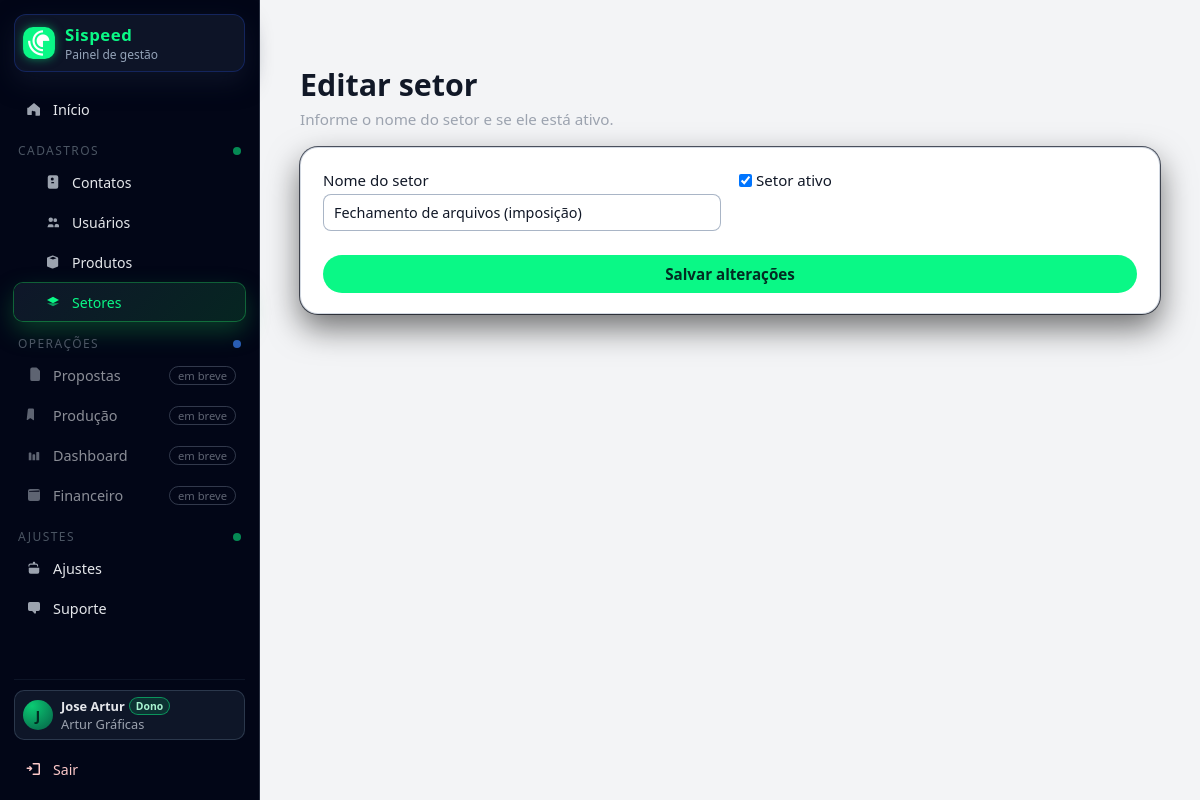
Page /setores/6/editar/ (signed in) on the committed database.
### core/models.py (models this page shows, shortened)
class UserCompany(models.Model):
    user = models.OneToOneField(
        settings.AUTH_USER_MODEL,
        on_delete=models.CASCADE,
        related_name="company_link",
    )
    company = models.ForeignKey(
        Company,
        on_delete=models.CASCADE,
        related_name="users",
    )
    is_owner = models.BooleanField(
        "Dono da empresa",
        default=False,
        help_text="Usuário principal, não pode perder acesso.",
    )
    class Meta:
        verbose_name = "Usuário da empresa"
        verbose_name_plural = "Usuários da empresa"
        ordering = ["company", "user__username"]

class Company(models.Model):
    name = models.CharField("Nome da empresa", max_length=255)
    cnpj = models.CharField("CNPJ", max_length=18, blank=True, null=True)
    email = models.EmailField("E-mail", unique=True)
    phone = models.CharField("Telefone", max_length=20, blank=True, null=True)
    created_at = models.DateTimeField(auto_now_add=True)
    cep = models.CharField("CEP", max_length=9, blank=True, null=True)
    address = models.CharField("Endereço", max_length=255, blank=True, null=True)
    number = models.CharField("Número", max_length=20, blank=True, null=True)
    district = models.CharField("Bairro", max_length=100, blank=True, null=True)
    city = models.CharField("Cidade", max_length=100, blank=True, null=True)
    uf = models.CharField("UF", max_length=2, blank=True, null=True)
    logo = models.ImageField(
        "Logo da empresa",
        upload_to=company_logo_upload_path,
        blank=True,
        null=True,
    )
    whatsapp_default_message = models.TextField(
        "Mensagem padrão do WhatsApp",
        blank=True,
        null=True,
        help_text="Mensagem sugerida ao iniciar uma conversa pelo WhatsApp.",
    )
    class Meta:
        verbose_name = "Empresa"
        verbose_name_plural = "Empresas"

class Sector(models.Model):
    company = models.ForeignKey(
        Company,
        on_delete=models.CASCADE,
        related_name="sectors",
        verbose_name="Empresa",
    )
    name = models.CharField("Nome do setor", max_length=150)
    is_active = models.BooleanField("Ativo", default=True)
    created_at = models.DateTimeField(auto_now_add=True)
    class Meta:
        verbose_name = "Setor"
        verbose_name_plural = "Setores"
        ordering = ["name"]

### core/views.py (the view)
# urls.py: path("setores/<int:pk>/editar/", core_views.sectors_edit, name="sectors_edit"),
@login_required
def sectors_edit(request, pk):
    deny = _require_permission(request, "can_manage_sectors")
    if deny:
        return deny
    company = _get_user_company(request)
    sector = get_object_or_404(Sector, pk=pk, company=company)
    form = SectorForm(request.POST or None, instance=sector)
    if request.method == "POST" and form.is_valid():
        form.save()
        messages.success(request, "Setor atualizado com sucesso.")
        return redirect("sectors_list")
    return render(
        request,
        "sectors/form.html",
        {"form": form, "mode": "edit", "sector": sector},
    )

### templates/sectors/form.html (shortened to what this page needs)
{% extends "base.html" %}
{% block content %}
<div class="page-wrapper">
    <div class="page-header">
        <h1>{% if mode == "edit" %}Editar setor{% else %}Novo setor{% endif %}</h1>
        <p>Informe o nome do setor e se ele está ativo.</p>
    </div>
    <div class="card-form">
        <form method="post">
            <div class="form-grid-2">
                <div class="form-group">
                    <label>Nome do setor</label>
                    {{ form.name }}
                </div>
                <div class="form-group">
                    <label class="checkbox-item">
                        {{ form.is_active }} Setor ativo
                    </label>
                </div>
            </div>
            <button type="submit" class="btn-primary">
                {% if mode == "edit" %}Salvar alterações{% else %}Cadastrar setor{% endif %}
            </button>
        </form>
    </div>
</div>
{% endblock %}

### templates/base.html (shortened to what this page needs)
{% load static %}
<!DOCTYPE html>
<html lang="pt-br">
<head>
    <link rel="stylesheet" href="{% static 'css/style.css' %}">
</head>
<body
    class="{% if user.is_authenticated and user.preferences.theme == 'light' %}theme-light{% else %}theme-dark{% endif %}">
    {% block body %}
    <div class="layout">
        {% if user.is_authenticated %}
        {% with company_link=user.company_link permissions=user.company_link.permissions %}
        <aside class="sidebar">
            <div class="sidebar-top">
                <a href="{% url 'dashboard' %}" class="sidebar-brand">
                    <img src="{% static 'img/icon.ico' %}" alt="Sispeed" class="sidebar-logo">
                    <div class="sidebar-brand-text">
                        <span class="brand-title">Sispeed</span>
                        <span class="brand-subtitle">Painel de gestão</span>
                    </div>
                </a>
                <nav class="sidebar-nav">
                    <a href="{% url 'dashboard' %}"
                        class="nav-link {% if request.resolver_match.url_name == 'dashboard' %}active{% endif %}">
                        <span class="nav-icon">
                            <svg viewBox="0 0 24 24" aria-hidden="true">
                                <path
                                    d="M4 10.5 12 4l8 6.5V20a1 1 0 0 1-1 1h-4.5a.5.5 0 0 1-.5-.5v-4.25a1.25 1.25 0 0 0-1.25-1.25h-1.5A1.25 1.25 0 0 0 9 15.25V19.5a.5.5 0 0 1-.5.5H4a1 1 0 0 1-1-1v-9z" />
                            </svg>
                        </span>
                        <span class="nav-label">Início</span>
                    </a>
                    <div class="nav-section">
                        <div class="nav-section-header">
                            <span class="nav-section-label">Cadastros</span>
                            <span class="nav-section-dot"></span>
                        </div>
                        <div class="nav-section-items">
                            {% with has_access=permissions.can_manage_contacts %}
                            <a href="{% url 'contacts_list' %}" class="nav-link nav-sub
                                      {% if not has_access and not company_link.is_owner %}nav-no-access{% endif %}">
                                <span class="nav-icon">
                                    <svg viewBox="0 0 24 24" aria-hidden="true">
                                        <path
                                            d="M5 5.75A2.75 2.75 0 0 1 7.75 3h8.5A2.75 2.75 0 0 1 19 5.75v12.5A2.75 2.75 0 0 1 16.25 21h-8.5A2.75 2.75 0 0 1 5 18.25zM9 8a2 2 0 1 0 4 0 2 2 0 0 0-4 0Zm4.5 5.25c0-.69-.56-1.25-1.25-1.25h-1.5A1.25 1.25 0 0 0 9.5 13.25v.25h4z" />
                                    </svg>
                                </span>
                                <span class="nav-label">Contatos</span>
                            </a>
                            {% endwith %}
                            {% with has_access=permissions.can_manage_users %}
                            <a href="{% url 'users_list' %}" class="nav-link nav-sub
                                      {% if not has_access and not company_link.is_owner %}nav-no-access{% endif %}">
                                <span class="nav-icon">
                                    <svg viewBox="0 0 24 24" aria-hidden="true">
                                        <path
                                            d="M9 12a3 3 0 1 0-3-3 3 3 0 0 0 3 3Zm6 0a2.5 2.5 0 1 0-2.5-2.5A2.5 2.5 0 0 0 15 12Zm-9.75 5.5A2.25 2.25 0 0 1 7.5 15h3a2.25 2.25 0 0 1 2.25 2.25V19H5.25A.75.75 0 0 1 4.5 18.25ZM14 17.25A3.25 3.25 0 0 1 17.25 14.5h.5A2.25 2.25 0 0 1 20 16.75V19h-6Z" />
                                    </svg>
                                </span>
                                <span class="nav-label">Usuários</span>
                            </a>
                            {% endwith %}
                            {% with has_access=permissions.can_manage_products %}
                            <a href="{% url 'products_list' %}" class="nav-link nav-sub
                                      {% if not has_access and not company_link.is_owner %}nav-no-access{% endif %}">
                                <span class="nav-icon">
                                    <svg viewBox="0 0 24 24" aria-hidden="true">
                                        <path
                                            d="m11.2 3.3-6 2.4A1.5 1.5 0 0 0 4 7.1v9.8a1.5 1.5 0 0 0 .9 1.4l6 2.4a1.5 1.5 0 0 0 1.1 0l6-2.4a1.5 1.5 0 0 0 .9-1.4V7.1a1.5 1.5 0 0 0-.9-1.4l-6-2.4a1.5 1.5 0 0 0-1.1 0ZM12 5l4.7 1.9L12 8.8 7.3 6.9Z" />
                                    </svg>
                                </span>
                                <span class="nav-label">Produtos</span>
                            </a>
                            {% endwith %}
                            {% with has_access=permissions.can_manage_sectors %}
                            <a href="{% url 'sectors_list' %}" class="nav-link nav-sub
                                      {% if request.resolver_match.url_name|default:''|slice:':7' == 'sectors' %}active{% endif %}
                                      {% if not has_access and not company_link.is_owner %}nav-no-access{% endif %}">
                                <span class="nav-icon">
                                    <svg viewBox="0 0 24 24" aria-hidden="true">
                                        <path d="M4 9.25 12 5l8 4.25-8 4.25Z" />
                                        <path d="m4 13.5 8 4.25 8-4.25" opacity=".6" />
                                    </svg>
                                </span>
                                <span class="nav-label">Setores</span>
                            </a>
                            {% endwith %}
                        </div>
                    </div>
                    <div class="nav-section">
                        <div class="nav-section-header">
                            <span class="nav-section-label">Operações</span>
                            <span class="nav-section-dot dot-secondary"></span>
                        </div>
                        <div class="nav-section-items">
                            <a href="#" class="nav-link nav-disabled">
                                <span class="nav-icon">
                                    <svg viewBox="0 0 24 24" aria-hidden="true">
                                        <path
                                            d="M7 4.5A2.5 2.5 0 0 1 9.5 2h5.38a1.5 1.5 0 0 1 1.06.44l3.62 3.62A1.5 1.5 0 0 1 20 7.12V17.5A2.5 2.5 0 0 1 17.5 20H9.5A2.5 2.5 0 0 1 7 17.5Z" />
                                    </svg>
                                </span>
                                <span class="nav-label">Propostas</span>
                                <span class="nav-pill">em breve</span>
                            </a>
                            <a href="#" class="nav-link nav-disabled">
                                <span class="nav-icon">
                                    <svg viewBox="0 0 24 24" aria-hidden="true">
                                        <path
                                            d="M3.75 5A1.75 1.75 0 0 1 5.5 3.25h4.75A1.75 1.75 0 0 1 12 5v13a.75.75 0 0 1-1.14.62l-3.3-2.2a.75.75 0 0 0-.84 0l-3.3 2.2A.75.75 0 0 1 2.25 18Z" />
                                    </svg>
                                </span>
                                <span class="nav-label">Produção</span>
                                <span class="nav-pill">em breve</span>
                            </a>
                            <a href="#" class="nav-link nav-disabled">
                                <span class="nav-icon">
                                    <svg viewBox="0 0 24 24" aria-hidden="true">
                                        <path
                                            d="M5 19V9.5a1 1 0 0 1 1-1h1.5a1 1 0 0 1 1 1V19Zm5 0v-7a1 1 0 0 1 1-1h1.5a1 1 0 0 1 1 1V19Zm5 0v-10a1 1 0 0 1 1-1H18a1 1 0 0 1 1 1V19Z" />
                                    </svg>
                                </span>
                                <span class="nav-label">Dashboard</span>
                                <span class="nav-pill">em breve</span>
                            </a>
                            <a href="#" class="nav-link nav-disabled">
                                <span class="nav-icon">
                                    <svg viewBox="0 0 24 24" aria-hidden="true">
                                        <path
                                            d="M4 6.75A2.75 2.75 0 0 1 6.75 4h10.5A2.75 2.75 0 0 1 20 6.75v10.5A2.75 2.75 0 0 1 17.25 20H6.75A2.75 2.75 0 0 1 4 17.25Zm2 0A.75.75 0 0 0 5.25 7.5h13.5a.75.75 0 0 0 0-1.5Z" />
                                    </svg>
                                </span>
                                <span class="nav-label">Financeiro</span>
                                <span class="nav-pill">em breve</span>
                            </a>
                        </div>
                    </div>
                    <div class="nav-section">
                        <div class="nav-section-header">
                            <span class="nav-section-label">Ajustes</span>
                            <span class="nav-section-dot"></span>
                        </div>
                        <div class="nav-section-items">
                            <a href="{% url 'settings' %}" class="nav-link">
                                <span class="nav-icon">
                                    <svg viewBox="0 0 24 24" aria-hidden="true">
                                        <path
                                            d="M10.5 4.5a1 1 0 0 1 1-1h1a1 1 0 0 1 1 1V6h1.25a2.75 2.75 0 0 1 2.75 2.75V10h-1.5V8.75a1.25 1.25 0 0 0-1.25-1.25H7.25A1.25 1.25 0 0 0 6 8.75V10H4.5V8.75A2.75 2.75 0 0 1 7.25 6H10.5Z" />
                                        <path d="M5 11.5h14V17a2.5 2.5 0 0 1-2.5 2.5h-9A2.5 2.5 0 0 1 5 17Z" />
                                    </svg>
                                </span>
                                <span class="nav-label">Ajustes</span>
                            </a>
                            <a href="#" class="nav-link">
                                <span class="nav-icon">
                                    <svg viewBox="0 0 24 24" aria-hidden="true">
                                        <path
                                            d="M6.25 4A2.25 2.25 0 0 0 4 6.25v7.5A2.25 2.25 0 0 0 6.25 16H9.5l3.25 3.25c.7.7 1.9.2 1.9-.79V16h3.1A2.25 2.25 0 0 0 20 13.75v-7.5A2.25 2.25 0 0 0 17.75 4Z" />
                                    </svg>
                                </span>
                                <span class="nav-label">Suporte</span>
                            </a>
                        </div>
                    </div>
                </nav>
            </div>
            <div class="sidebar-bottom">
                <div class="sidebar-user">
                    <div class="avatar-circle">
                        <span>{{ user.first_name|default:user.username|first|upper }}</span>
                    </div>
                    <div class="sidebar-user-info">
                        <span class="user-name">
                            {{ user.first_name|default:user.username }}
                            {% if company_link.is_owner %}
                            <span class="user-badge">Dono</span>
                            {% endif %}
                        </span>
                        <span class="user-company">
                            {{ company_link.company.name }}
                        </span>
                    </div>
                </div>
                <a href="{% url 'logout' %}" class="nav-link nav-logout">
                    <span class="nav-icon">
                    </span>
                    <span class="nav-label">Sair</span>
                </a>
            </div>
        </aside>
        {% endwith %}
        {% endif %}
        <main class="content">
            {% block content %}{% endblock %}
        </main>
    </div>
    {% endblock %}
</body>
</html>

### rows in the picture
UserCompany: company.name "Artur Gráficas"
Sector: name "Fechamento de arquivos (imposição)", is_active "☑"

### other values in the picture
{{ user.first_name|default:user.username|first|upper }} "J"
{{ user.first_name|default:user.username }} "Jose Artur"
